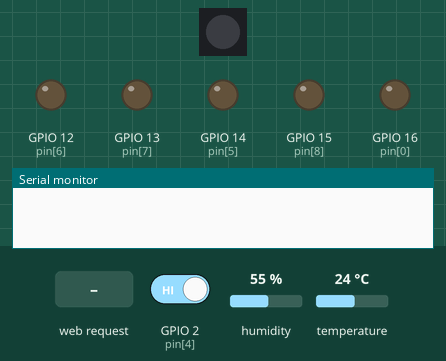
Bench run of a sketch on a simulated ESP8266 (Wemos D1 mini). On the bench: 1 RGB LEDs in strip order, left to right, output pins drawn as LEDs (lit = HIGH), the last lines printed to the serial monitor. Inputs (shaded band) come from the test bench; at power-on: GPIO 2 (pin[4]) HIGH, humidity 55 %, temperature 24 °C. Dim RGB values are drawn brighter than linear; WiFi joins after 1.5 s; servers stay silent unless stated; uploads are accepted with an empty reply; EEPROM starts erased.

Above: at 0.0 s.
At 3.1 s:
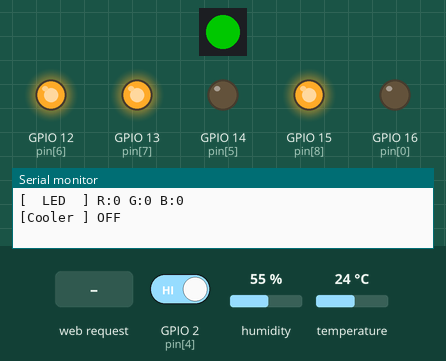
3.2 s: GPIO 2 (pin[4]) driven LOW
At 3.5 s:
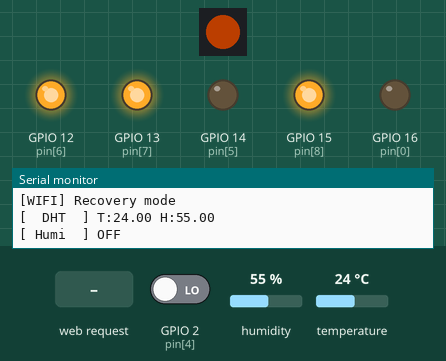
4.7 s: HTTP request GET / received
Timing chart, 0 to 7.7 s (numbered marks = the images above; inputs shaded):
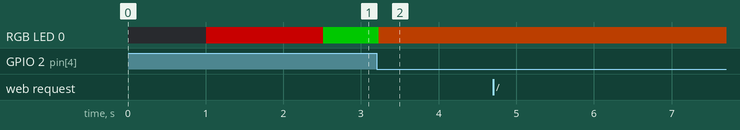

The sketch:

SMB-Wemos.ino
```cpp
int pin[] = {16, 5, 4, 0, 2, 14, 12, 13, 15};
/*   EEPROM - MAP
 *   0 - 19 : SSID
 *  20 - 39 : PASS
 *  40 - 50 : serial */

#include <ESP8266WiFi.h>
#include <WiFiClient.h>
#include <ESP8266WebServer.h>
#include <ESP8266HTTPClient.h>
#include <EEPROM.h>

#include "outlet.h"
#include "template.h"
#include "wifiSetup.h"
#include "wifiRequest.h"

void setup() {
  delay(1000);
  Serial.begin(115200);
  EEPROM.begin(4096);
  Serial.println();
  Serial.println("[SYSTEM] Booting");

  outlet_init();
  network_init();
}

bool isConnectPrevious = false;
int counter = 100000;
void loop() {
  network_handle();
  counter++;

  if(isConnect != isConnectPrevious){
    if(isConnect){
      pixel(0,100,0);
      Serial.println("[WIFI] Connected");
      Serial.print("[WIFI] IP   : ");
      Serial.println(WiFi.localIP());
      requestToServer();
      led(target_r,target_g,target_b);
      updateCooler();
    }else{
      Serial.println("[WIFI] Disconnected");
      pixel(100,0,0);
    }
  }
  isConnectPrevious = isConnect;

  if(counter > 1200 ){ // delay 100 // 10 time = 1 secound // 600 time = 1 minute
    counter = 0;
    requestToServer();
    led(target_r,target_g,target_b);
    updateCooler();
  }else if(counter%20 == 0){
    updateDht();
    updateHumidifier();
  }
  delay(100);
}
```

outlet.h
```cpp
float target_temp = 0;
float target_humi = 0;
int target_r = 0;
int target_g = 0;
int target_b = 0;

float temp = 0;
float humi = 0;

// MARK : NeoPixel
#include <Adafruit_NeoPixel.h>
Adafruit_NeoPixel pixels = Adafruit_NeoPixel(1, pin[2], NEO_GRB + NEO_KHZ800);
void pixel(int r,int g, int b){
  pixels.setPixelColor(0, pixels.Color(r,g,b));
  pixels.show();
}

// MARK : LED
void led(int r,int g,int b){
  Serial.println("[  LED  ] R:"+String(r)+" G:"+String(g)+" B:"+String(b));
  analogWrite(pin[6],((100-r)/100.0*999.0));
  analogWrite(pin[7],((100-g)/100.0*999.0));
  analogWrite(pin[8],((100-b)/100.0*999.0));
}

// MARK : Cooler
void cooler(bool state){
  Serial.println("[Cooler ] "+String(state ? "ON":"OFF"));
  digitalWrite(pin[5],state);
}

// MAKR : Humidifier
void humidifier(bool state){
  Serial.println("[ Humi  ] "+String(state ? "ON":"OFF"));
  digitalWrite(pin[0],state);
}

void updateCooler(){
  if(target_temp == 0) cooler(false);
  else cooler(temp > target_temp);
}
void updateHumidifier(){
  if(target_humi == 0) humidifier(false);
  else humidifier(humi < target_humi);
}

// MARK : DHT
#include "DHT.h"
DHT dht1(pin[3], DHT22);
void updateDht(){
  float t = dht1.readTemperature();
  float h = dht1.readHumidity();
  for(int i=0;i<10 && (isnan(h) || isnan(t)) ;i++){
    h = dht1.readHumidity();
    t = dht1.readTemperature();
    delay(10);
  }
  temp = t;
  humi = h;

  Serial.println("[  DHT  ] T:"+String(temp)+" H:"+String(humi));
}

// PCF8574(Pin Extension)
//#include "PCF8574.h"
//#include <Wire.h>
//PCF8574 pcf(0x38);// A0=0 A1=0 A2=0 // pcf.write(address,value) // 0=on 1=off
//pcf.write(pin,value);
//pcf.read(pin);
//pcf.begin();


void outlet_init(){
  pixels.begin();
  dht1.begin();
  pinMode(pin[0],OUTPUT);
  pinMode(pin[5],OUTPUT);
  pinMode(pin[6],OUTPUT);
  pinMode(pin[7],OUTPUT);
  pinMode(pin[8],OUTPUT);
  led(0,0,0);
}
```

template.h
```cpp
String template_home(char *temp_ssid,char *temp_serial){
  return
"\
<style type='text/css'>\
 body{ font-family: Sans-serif; } p{margin: 0px; }\
  .t1{ font-size: 70px; color: #666; margin-top: 30px; }\
  .t2{ font-size: 20px; color: #ccc;  }\
  p{ text-align: center; font-weight: bold;}\
  input{width: 100%; border: solid; color: #666; border: none; background-color: #eee; font-size: 30px; padding: 15px; margin-top: 10px; }\
  ::placeholder { color: #ccc; opacity: 1; }\
  :-ms-input-placeholder { color: #ccc; }\
  ::-ms-input-placeholder { color: #ccc; }\
  .section{ margin: auto; width: 80%; margin-top: 20px; }\
  button{ border: none; font-weight: bold; cursor: pointer; width: 100%; }\
  button.b2{ background-color: #faaf3c; color: #fff;  font-size: 40px; height: 80px;  }\
  :focus{ outline: none; }\
</style>\
<title>Smart Mushroom Box</title>\
<body>\
  <p class='t1'>Smart <span style='color: #faaf3c;'>Mushroom</span> Box</p>\
  <div class='section'>\
    <p class='t2'>WIFI</p>\
    <input type='text' id='A' maxlength='20' placeholder='name' value="+String(temp_ssid)+">\
    <input type='password' id='B' maxlength='20' placeholder='password'>\
  </div>\
  <div class='section'>\
    <p class='t2'>SERIAL</p>\
    <input type='text' id='S' maxlength='10' placeholder='serial' value="+String(temp_serial)+">\
  </div>\
  <div class='section'>\
    <button class='b2' onclick='mysubmit()'>Save</button>\
  </div>\
  <script type='text/javascript'>\
    function mysubmit(){\
      window.open('?A='+document.getElementById('A').value+'&B='+document.getElementById('B').value+'&S='+document.getElementById('S').value,'_self');\
    }\
  </script>\
</body>\
";
}

String template_saved(){
  return
"\
<style type='text/css'>\
 body{ font-family: Sans-serif; } p{margin: 0px; }\
  .t1{ font-size: 70px; color: #666; margin-top: 30px; }\
  .t2{ font-size: 50px; color: #ccc;  }\
  p{ text-align: center; font-weight: bold;}\
  input{width: 100%; border: solid; color: #666; border: none; background-color: #eee; font-size: 30px; padding: 15px; margin-top: 10px; }\
  ::placeholder { color: #ddd; opacity: 1; }\
  :-ms-input-placeholder { color: #ddd; }\
  ::-ms-input-placeholder { color: #ddd; }\
  .section{ margin: auto; width: 80%; margin-top: 20px; }\
  button{ border: none; font-weight: bold; cursor: pointer; width: 100%; }\
  button.b2{ background-color: #faaf3c; color: #fff;  font-size: 40px; height: 80px;  }\
  :focus{ outline: none; }\
</style>\
<title>Smart Mushroom Box</title>\
<body>\
  <p class='t1'>Smart <span style='color: #faaf3c;'>Mushroom</span> Box</p>\
  <div class='section'>\
    <p class='t2'>Saved</p>\
  </div>\
</body>\
";
}
```

wifiRequest.h
```cpp
HTTPClient http;

void requestToServer(){
  if(isAPMode || (isnan(temp) || isnan(humi)) ){
    Serial.println("[REQUEST] Not available");
    return;
  }
  int httpCode = 0;
  String payload = "";
//  String url = "http://192.168.1.32:8000/mcu/?serial="+String(serial)+"&temp="+String(temp)+"&humi="+String(humi);
  String url = "http://www.smartmushroombox.com/mcu/?serial="+String(serial)+"&temp="+String(temp)+"&humi="+String(humi);
  for(int i=0;(i<5)&&(httpCode!=200);i++){
    http.begin(url);
    httpCode = http.GET();
    if(httpCode == 200) payload = http.getString();
    mode_button_handle();
    http.end();
  }
  if(httpCode == 200){
    Serial.println("[REQUEST] get : "+payload);
    target_temp = payload.substring(0,4).toInt()/10.0;
    target_humi = payload.substring(5,9).toInt()/10.0;
    target_r    = payload.substring(10,13).toInt();
    target_g    = payload.substring(14,17).toInt();
    target_b    = payload.substring(18,21).toInt();
    Serial.println("[SYSTEM ] set target temp:"+String(target_temp)+" humi:"+String(target_humi)+
      " R:"+String(target_r)+" G:"+String(target_g)+" B:"+String(target_b) );
  }
}
```

wifiSetup.h
```cpp
char *ap_ssid = "SMB";
char *ap_pass = "";

char wifi_ssid[21] = "";
char wifi_pass[21] = "";

char serial[11] = "";

void cleanMem(){
  for(int i=0;i<50;i++) EEPROM.write(i,0);
  EEPROM.commit();
  String("").toCharArray(wifi_ssid, 21);
  String("").toCharArray(wifi_pass, 21);
  String("").toCharArray(serial, 11);
  target_temp = 0;
  target_humi = 0;
  target_r = 0;
  target_g = 0;
  target_b = 0;
}

int isAPMode = false;
void activeAPMode(){
  if(!isAPMode){
    pixel(75,25,0);
    WiFi.disconnect();
    Serial.println("[WIFI] Disconnected");
    WiFi.softAP(ap_ssid, ap_pass);
    IPAddress myIP = WiFi.softAPIP();
    Serial.println("[WIFI] Mode : Access Point");
    Serial.print("[WIFI] IP   : ");
    Serial.println(myIP);
    isAPMode = true;
  }
}

void activeRecoveryMode(){
  Serial.println("[WIFI] Recovery mode");
  cleanMem();
  activeAPMode();
}

#define mode_button_pin 4
void mode_button_handle(){
  if(digitalRead(pin[mode_button_pin]) == false) activeRecoveryMode(); // invert logic
}

#define reconnect_max_count 25
bool connectWifi(char *temp_ssid,char *temp_pass){
  if( temp_ssid == "" || temp_pass == "" ){
    Serial.println("[WIFI] Connection ERROR : No ssid or pass");
    return false;
  }
  pixel(100,0,0);
  WiFi.disconnect();
  Serial.println("[WIFI] Disconnected");
  WiFi.begin(temp_ssid, temp_pass);
  Serial.println("[WIFI] Connecting to");
  Serial.println("[WIFI] SSID : "+String(temp_ssid));
//  Serial.println("[WIFI] PASS : "+String(temp_pass));
//  Serial.print("[WIFI] ");
//  int connect_counter = 0;
//  for(connect_counter;connect_counter<reconnect_max_count && WiFi.status() != WL_CONNECTED;connect_counter++) {
//    delay(200);
//    pixel(75,25,0);
//    delay(200);
//    pixel(0,0,0);
//    Serial.print(".");
//    mode_button_handle();
//  }
//  Serial.println();
//  if(connect_counter<reconnect_max_count){
//    Serial.println("[WIFI] Connected");
//    Serial.print("[WIFI] IP   : ");
//    Serial.println(WiFi.localIP());
//    pixel(0,100,0);
//    return true;
//  }
//  Serial.println("[WIFI] Failed : Connection Time out");
  return true;
}

bool activeClientMode(String temp_ssid,String temp_pass){
  if( temp_ssid != "" && temp_pass != "" ){
    char temp_ssid2[21];
    char temp_pass2[21];
    temp_ssid.toCharArray(temp_ssid2, 21);
    temp_pass.toCharArray(temp_pass2, 21);
    Serial.println("[WIFI] Mode : Client");
    WiFi.mode(WIFI_STA);
    isAPMode = false;
    if(connectWifi(temp_ssid2,temp_pass2)){
      memcpy( wifi_ssid, temp_ssid2, 21*sizeof(char) );
      memcpy( wifi_pass, temp_pass2, 21*sizeof(char) );
      for(int i=0;i<20;i++)EEPROM.write(i,int(temp_ssid[i]));
      for(int i=0;i<20;i++)EEPROM.write(20+i,int(temp_pass[i]));
      EEPROM.commit();
      return true;
    }else{
//      activeAPMode();
    }
  }
  return false;
}

ESP8266WebServer server(80);
void handleRoot() {
  Serial.println("[HTTP] Get a request");
  String temp_ssid = "";
  String temp_pass = "";
  for (uint8_t i = 0; i < server.args(); i++) {
    if (server.argName(i) == "A") {
      temp_ssid = server.arg(i).c_str();
    }else if (server.argName(i) == "B") {
      temp_pass = server.arg(i).c_str();
    }else if (server.argName(i) == "S") {
      String temp_serial = server.arg(i).c_str();
      temp_serial.toCharArray(serial, 11);
      for(int i=0;i<10;i++)EEPROM.write(40+i,int(serial[i]));
      Serial.println("[WIFI] Get serial : "+String(temp_serial)+","+String(serial));
    }
  }
  if( temp_ssid != "" && temp_pass != "" ) server.send(200, "text/html", template_saved());
  else server.send(200, "text/html", template_home(wifi_ssid,serial));
  Serial.println("[HTTP] responded");
  if( temp_ssid != "" && temp_pass != "" ){
    delay(1000);
    activeClientMode(temp_ssid,temp_pass);
  }

//  String("<input type=\"text\" id=\"A\" maxlength=\"20\">")+
//  String("<input type=\"text\" id=\"B\" maxlength=\"20\">")+
//  String("<button onclick=\"window.open(\'?A=\'+document.getElementById(\'A\').value+\'&B=\'+document.getElementById(\'B\').value,\'_self\');\">Save</button>"));

}

void network_init(){
  pinMode(pin[mode_button_pin],INPUT);
  if(EEPROM.read(0) == 0){
    activeAPMode();
  }else{
    for(int i=0;i<20;i++) if(EEPROM.read(i) != 0)     wifi_ssid[i] = char(EEPROM.read(i));    else break;
    for(int i=0;i<20;i++) if(EEPROM.read(i+20) != 0)  wifi_pass[i] = char(EEPROM.read(i+20)); else break;
    connectWifi(wifi_ssid,wifi_pass);
    for(int i=0;i<10;i++) serial[i] = char(EEPROM.read(i+40));
  }
  server.on("/", handleRoot);
  server.begin();
  Serial.println("[HTTP] Server started");
}

bool isConnect = false;
void network_handle(){
  server.handleClient();
  mode_button_handle();
  if(!isAPMode){
    isConnect = (WiFi.status() == WL_CONNECTED);
  }
}
```

Measured:
- after the input at 3.2 s, RGB LED 0: RGB(0, 100, 0) → RGB(75, 25, 0) at once
